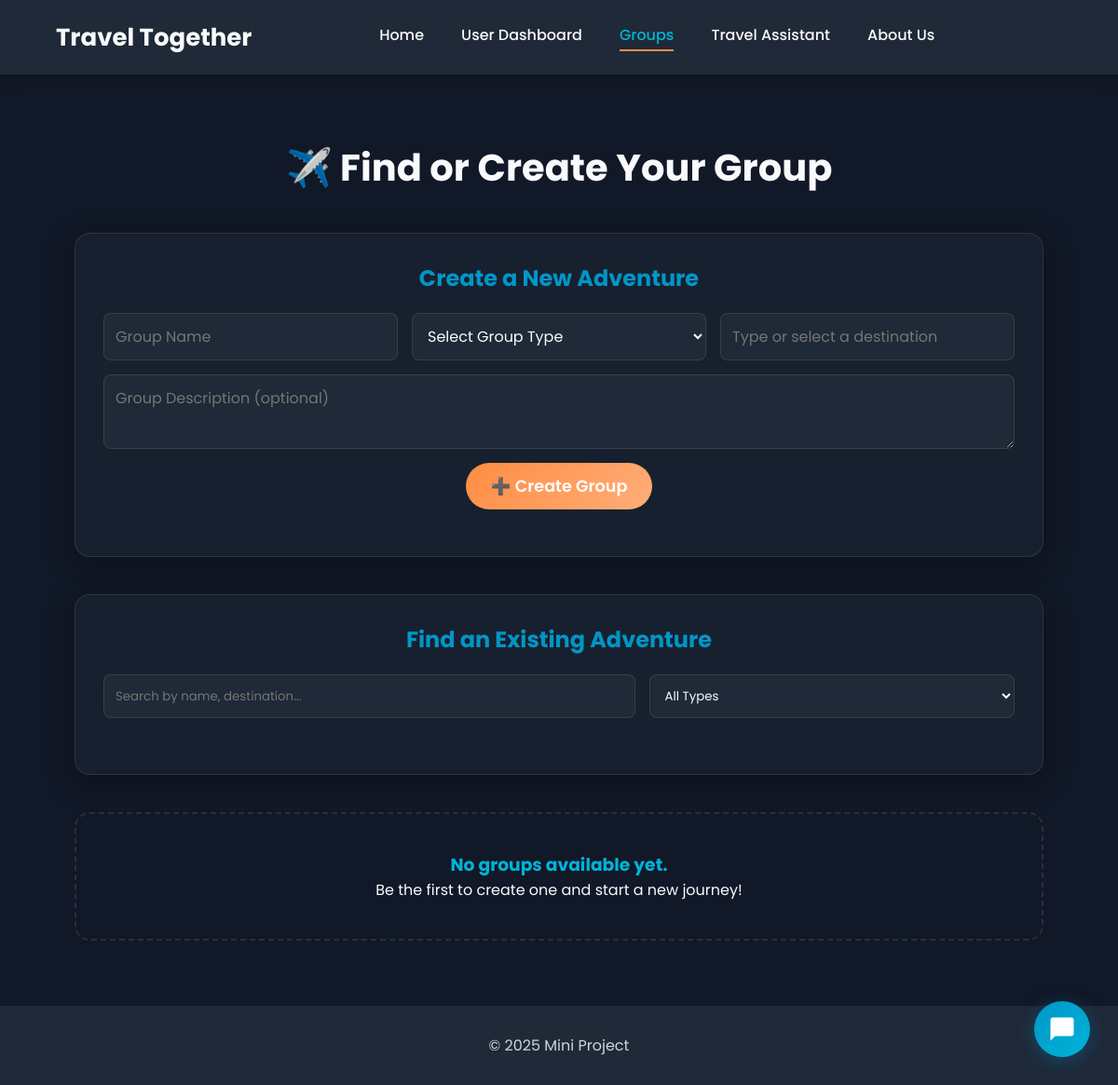
Page /groups (signed in) on the earlier database version.
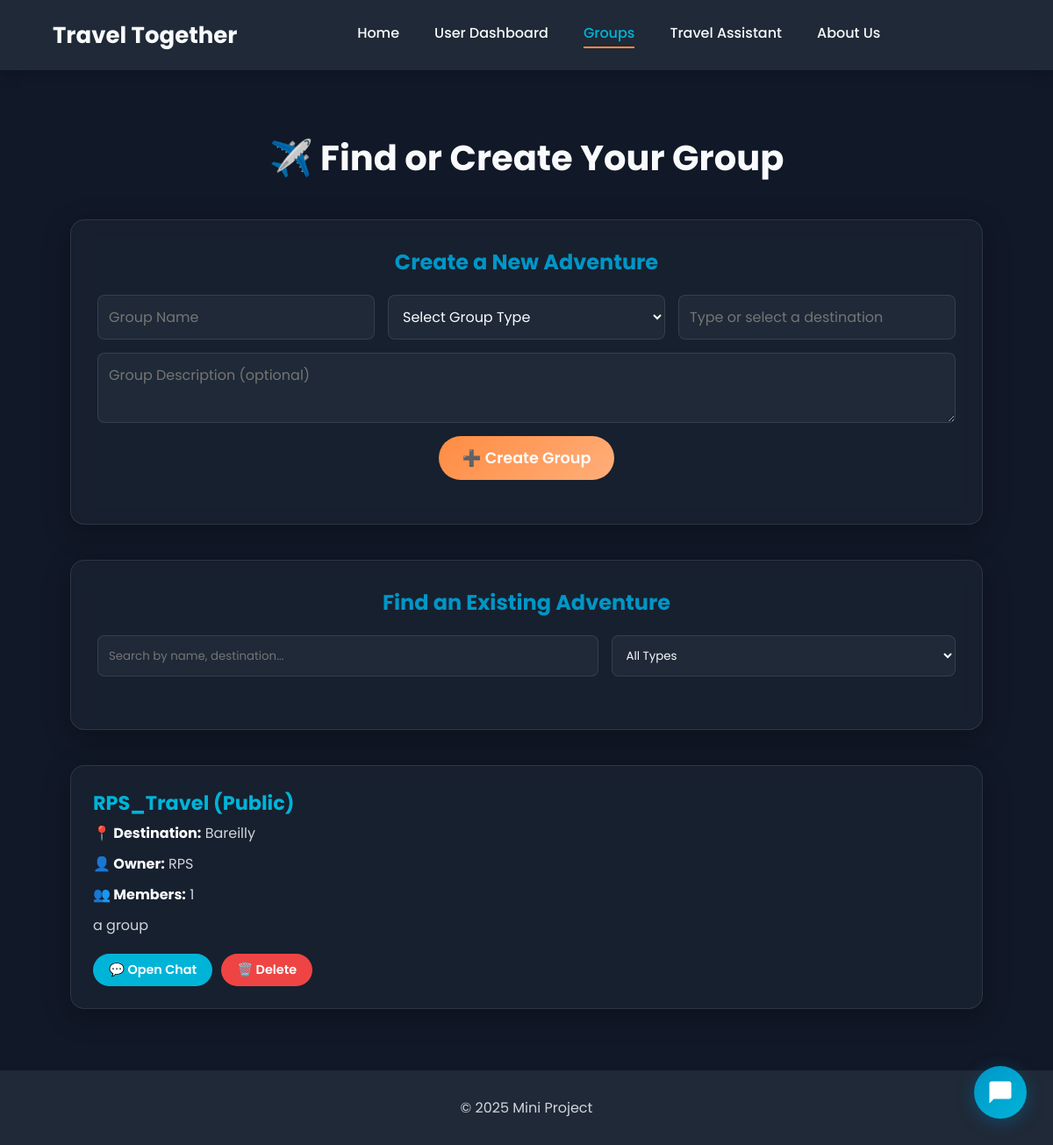
Same page on the later database version.
### tables this page shows
CREATE TABLE Groups (
        group_id TEXT PRIMARY KEY,
        group_name TEXT NOT NULL,
        group_description TEXT,
        group_type TEXT NOT NULL CHECK(group_type IN ('Public', 'Private')),
        owner_id TEXT NOT NULL,
        destination_id TEXT,
        member_count INTEGER DEFAULT 1,
        max_members INTEGER DEFAULT 50,
        created_at TEXT DEFAULT CURRENT_TIMESTAMP,
        FOREIGN KEY (owner_id) REFERENCES Users (userid) ON DELETE CASCADE,
        FOREIGN KEY (destination_id) REFERENCES Destinations (destination_id) ON DELETE SET NULL
    );

CREATE TABLE Destinations (
        destination_id TEXT PRIMARY KEY,
        destination_name TEXT UNIQUE NOT NULL,
        country TEXT NOT NULL
    );

CREATE TABLE Users (
        userid TEXT PRIMARY KEY,
        username TEXT UNIQUE NOT NULL,
        password TEXT NOT NULL,
        email TEXT UNIQUE NOT NULL,
        phone_no TEXT UNIQUE,
        gender TEXT CHECK(gender IN ('Male', 'Female', 'Other')),
        marital_status TEXT CHECK(marital_status IN ('Single', 'Married', 'Divorced', 'Widowed')),
        bio TEXT,
        created_at TEXT DEFAULT CURRENT_TIMESTAMP
    );

### app.py (the view, shortened to what this page needs)
@app.route('/groups', methods=["GET", "POST"])
def groups():
    conn, user = validate_user_session()
    if not user:
        return redirect("/auth")
    destinations = database.get_all_destinations()
    groups_list = conn.execute("""
        SELECT g.*, u.username as owner_name, d.destination_name,
               (SELECT 1 FROM GroupMembers gm WHERE gm.group_id = g.group_id AND gm.user_id = ?) as is_member
        FROM Groups g
        JOIN Users u ON g.owner_id = u.userid
        LEFT JOIN Destinations d ON g.destination_id = d.destination_id
    """, (user['userid'],)).fetchall()
    conn.close()
    return render_template('groups.html', groups=groups_list, user=user, destinations=destinations)

### app.py (called while the page is built)
def validate_user_session():
    user_id = session.get("user_id")
    if not user_id:
        return None, None  # No user in session
    conn = database.get_db_connection()
    user = conn.execute("SELECT * FROM Users WHERE userid = ?", (user_id,)).fetchone()
    if not user:
        session.clear()
        flash("Your session was invalid. Please log in again.", "warning")
        conn.close()
        return None, None
    return conn, user

### database.py (called while the page is built)
def get_db_connection():
    conn = sqlite3.connect('travel_together.db')
    conn.row_factory = sqlite3.Row
    conn.execute("PRAGMA foreign_keys = ON;")
    return conn

def get_all_destinations():
    conn = get_db_connection()
    destinations = conn.execute("SELECT * FROM Destinations ORDER BY destination_name ASC").fetchall()
    conn.close()
    return destinations

### templates/groups.html (shortened to what the changed rows need)
<!DOCTYPE html>
<html lang="en">
<head>
    <link rel="stylesheet" href="/static/style.css">
</head>
<body>
    <main>
        <div class="groups-container">
            <h2>✈️ Find or Create Your Group</h2>
            {% if groups %}
                <ul class="group-list">
                    {% for group in groups %}
                        <li class="group-item">
                            <h3>{{ group['group_name'] }} <span class="type">({{ group['group_type'] }})</span></h3>
                            <p><strong>📍 Destination:</strong> {{ group['destination_name'] or 'Not specified' }}</p>
                            <p><strong>👤 Owner:</strong> {{ group['owner_name'] }}</p>
                            <p><strong>👥 Members:</strong> {{ group['member_count'] }}</p>
                            <p class="desc">{{ group['group_description'] or "No description" }}</p>
                            <div class="group-actions">
                                {% if group['is_member'] %}
                                    <a href="/groups/chat/{{ group['group_id'] }}" class="btn chat-btn">💬 Open Chat</a>
                                {% endif %}
                                {% if group['is_member'] %}
                                    {% if user['userid'] == group['owner_id'] %}
                                        <a href="/groups/delete/{{ group['group_id'] }}" class="btn delete-btn" onclick="return confirm('Are you sure you want to PERMANENTLY delete this group?');">🗑️ Delete</a>
                                    {% else %}
                                        <a href="/groups/leave/{{ group['group_id'] }}" class="btn delete-btn">🚪 Leave</a>
                                    {% endif %}
                                {% else %}
                                    <a href="/groups/join/{{ group['group_id'] }}" class="btn join-btn">👉 Join</a>
                                {% endif %}
                            </div>
                        </li>
                    {% endfor %}
                </ul>
            {% else %}
                <div class="no-group-info">
                     <h3>No groups available yet.</h3>
                     <p>Be the first to create one and start a new journey!</p>
                </div>
            {% endif %}
        </div>
    </main>
</body>
</html>
</body>
</html>

Differences in the rows shown:
added Groups: group_name "RPS_Travel", group_type "Public", destination_name "Bareilly", owner_name "RPS", member_count "1", group_description "a group"
Other differences:
text no longer shown: "No groups available yet. Be the first to create one and start a new journey!"
